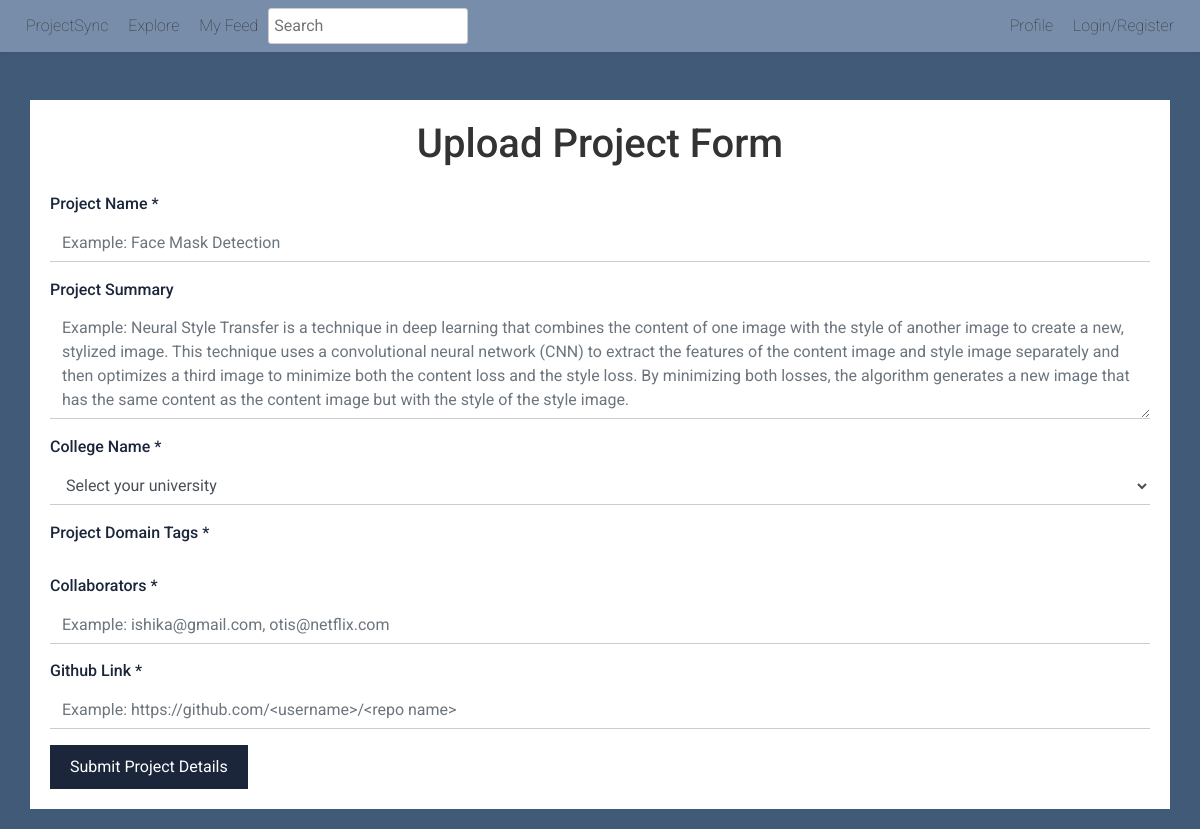
The page /uploadProjects/ on the database as committed earlier.
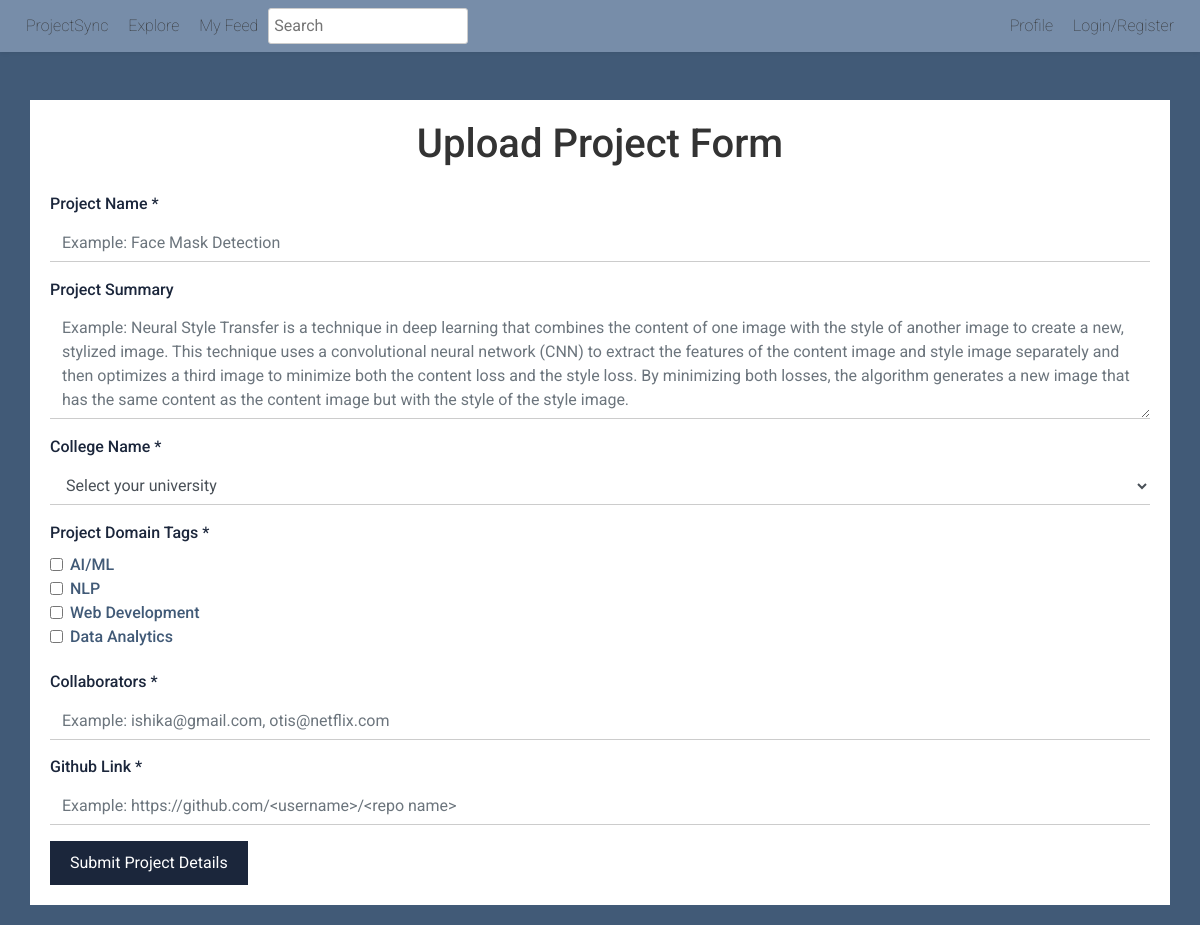
The same page on the database as committed later.
### mainapp/models.py (models this page shows, shortened)
class Tags(models.Model):
    name = models.CharField(max_length=30,default=None)

### mainapp/views.py (the view)
# urls.py: path('uploadProjects/',views.uploadProjects, name="uploadProjects"),
def uploadProjects(request):
    if request.method=='POST':
        title = request.POST['project_title']
        project_summary = request.POST['project_summary']
        uni_name = request.POST['uni_name']
        domain_tags = request.POST.getlist('tags')
        collaborator_list = request.POST.get('collaborator_list')
        github_link = request.POST['github_link']
        print(collaborator_list)
        university = University.objects.get(name=uni_name)
        tags = Tags.objects.filter(name__in=domain_tags)
        contributors = Student.objects.filter(user__email__in=collaborator_list.split(','))
        plagiarism_score = 0 # Fetch using API
        project_obj = Project(name=title, univ=university, summary=project_summary, url=github_link, plag_score=plagiarism_score)
        project_obj.save()
        project_obj.tags.set(tags)
        project_obj.contributors.set(contributors)
        return redirect('explore')
    else:
        domain_tags = Tags.objects.all()
        universities = University.objects.all()
        students = Student.objects.all()
        student_emails = ','.join([student.user.email for student in students])
        return render(request, 'uploadForm.html', {'domain_tags': domain_tags, 'universities': universities, 'student_list': student_emails})

### templates/uploadForm.html (shortened to what this page needs)
{% extends "base.html" %}
{% block content %}
{% load static %}
    <link href="https://maxcdn.bootstrapcdn.com/bootstrap/4.5.2/css/bootstrap.min.css" rel="stylesheet">
    <div class="container mt-5">
        <h1 class="mb-4">Upload Project Form</h1>
        <form id="uploadForm" method="POST">
            <div class="form-group">
                <label for="projectName">Project Name *</label>
                <input type="text" class="form-control" id="projectName"  placeholder="Example: Face Mask Detection" name="project_title" required>
            </div>
            <div class="form-group">
                <label for="projectSummary">Project Summary</label>
                <textarea class="form-control" id="projectSummary" rows="4" name="project_summary" placeholder="Example: Neural Style Transfer is a technique in deep learning that combines the content of one image with the style of another image to create a new, stylized image. This technique uses a convolutional neural network (CNN) to extract the features of the content image and style image separately and then optimizes a third image to minimize both the content loss and the style loss. By minimizing both losses, the algorithm generates a new image that has the same content as the content image but with the style of the style image.
                "></textarea>
            </div>
            <div class="form-group">
                <label for="collegeName">College Name *</label>
                <select class="form-control" id="collegeName" name="uni_name" placeholder="Select your university" required>
                    <option disabled selected value="">Select your university</option>
                </select>
            </div>
            <div class="form-group">
                <label>Project Domain Tags *</label>
                <div id="tagCheckboxes">
                    {% for tag in domain_tags %}
                    <div class="form-check">
                        <input type="checkbox" class="form-check-input" id="{{tag.name}}" value="{{tag.name}}" name="tags">
                        <label class="form-check-label" for="{{tag.name}}">{{tag.name}}</label>
                    </div>
                    {% endfor %}
                </div>
            </div>
            <div class="collaborator-input-wrapper">
                <label>Collaborators *</label>
                <input type="text" class="form-control" id="projectCollaborators" placeholder="Example: ishika@gmail.com, otis@netflix.com" oninput="searchCollaborators()">
            </div>
            <div class="form-group">
                <label for="githubLink">Github Link *</label>
                <input type="text" class="form-control" name="github_link" id="githubLink"  placeholder="Example: https://github.com/<username>/<repo name>" required>
            </div>
            <button type="submit" class="btn btn-submit">Submit Project Details</button>
        </form>
    </div>
        {% endblock %}

### templates/base.html (shortened to what this page needs)
{% load static %}
<!DOCTYPE html>
<html>
<head>
</head>
<body>
<nav class="navbar">
  <div class="navbar-right">
    <a href="{% url 'home' %}">ProjectSync</a>
    <a href="{% url 'explore' %}">Explore</a>
    <a href="#">My Feed</a>
    <input type="search" placeholder="Search">
  </div>
  <div class="navbar-left">
    <a href="{% url 'studentprofile' %}">Profile</a>
    <a href="{% url 'login' %}">Login/Register</a>
  </div>
</nav>
  {% block content %}
  {% endblock %}
</body>
</html>

### templates/base.html (style rules this page uses)
.navbar { display: flex; justify-content: space-between; align-items: center; background-color: #778DA9; padding: 10px 20px; }
.navbar-right, .navbar-left { display: flex; align-items: center; }
.navbar-right a, .navbar-left a { text-decoration: none; color: #333; margin: 0 10px; font-size: 16px; }
.navbar-right input { padding: 5px; border: 1px solid #ccc; border-radius: 3px; }
.navbar { box-shadow: 0 0 5px rgba(0, 0, 0, 0.1); }
.navbar-right a, .navbar-left a { transition: color 0.2s ease; }
.navbar-right input { width: 200px; }

### templates/uploadForm.html (style rules this page uses)
body { font-family: 'Roboto', sans-serif; font-weight: 50; color: #1B263B; background-color: #415A77; }
.container { background-color: #ffffff; padding: 20px; margin-bottom: 20px; }
h1 { text-align: center; color: #333; }
label { font-weight: 500; }
.form-check-label { color: #415A77; }
.form-control { border: none; border-bottom: 1px solid #ccc; border-radius: 0; transition: border-color 0.3s, box-shadow 0.3s; }
.btn-submit { background-color: #1B263B; color: #fff; border: none; border-radius: 0; padding: 10px 20px; transition: background-color 0.3s; }
.collaborator-input-wrapper { position: relative; width: 100%; }

Rows that differ between the two databases and show on the page:
added Tags: name "AI/ML"
added Tags: name "NLP"
added Tags: name "Web Development"
added Tags: name "Data Analytics"
